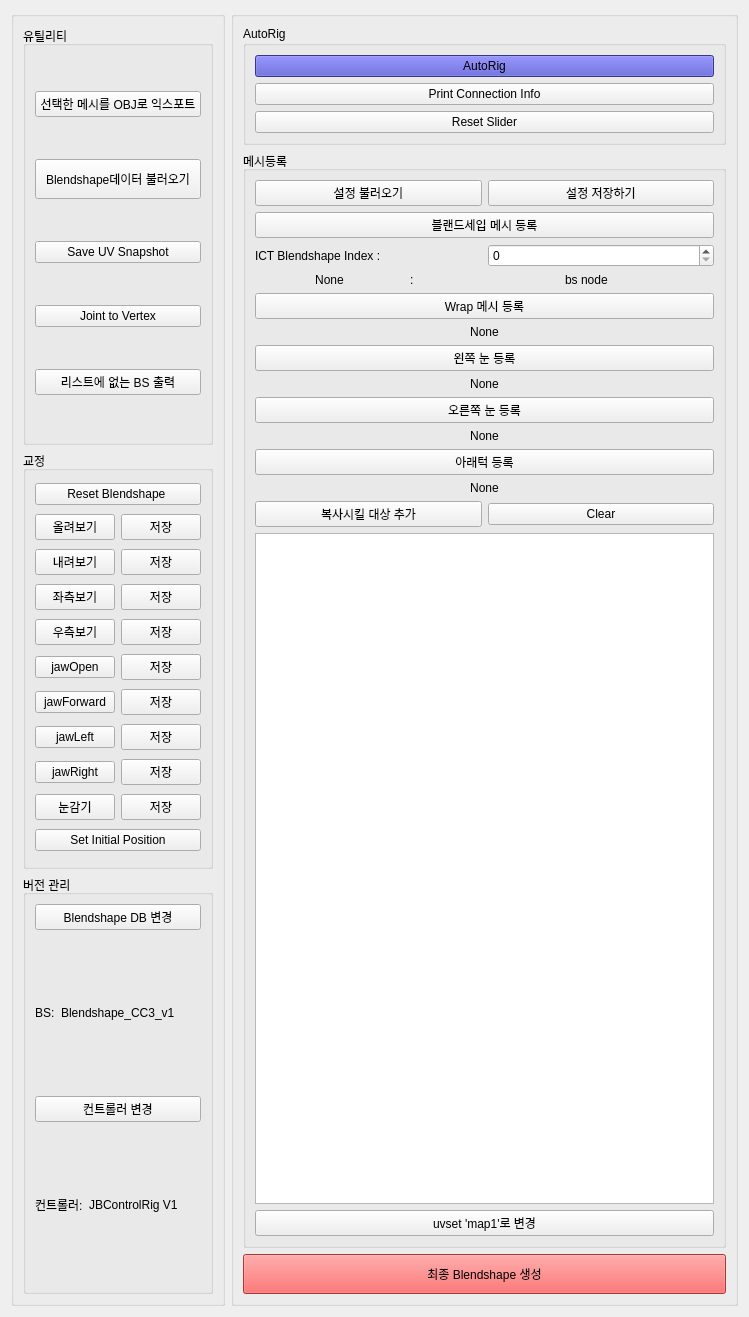
<?xml version="1.0" encoding="UTF-8"?>
<ui version="4.0">
 <class>Form</class>
 <widget class="QWidget" name="Form">
  <property name="geometry">
   <rect>
    <x>0</x>
    <y>0</y>
    <width>749</width>
    <height>1317</height>
   </rect>
  </property>
  <property name="windowTitle">
   <string>Form</string>
  </property>
  <layout class="QHBoxLayout" name="horizontalLayout">
   <item>
    <widget class="QGroupBox" name="groupBox">
     <property name="title">
      <string/>
     </property>
     <layout class="QVBoxLayout" name="verticalLayout_3">
      <item>
       <widget class="QGroupBox" name="groupBox_7">
        <property name="title">
         <string>유틸리티</string>
        </property>
        <layout class="QVBoxLayout" name="verticalLayout_7">
         <item>
          <widget class="QPushButton" name="pushButton_objExport">
           <property name="text">
            <string>선택한 메시를 OBJ로 익스포트</string>
           </property>
          </widget>
         </item>
         <item>
          <widget class="QPushButton" name="pushButton_addblendshape">
           <property name="minimumSize">
            <size>
             <width>0</width>
             <height>40</height>
            </size>
           </property>
           <property name="text">
            <string>Blendshape데이터 불러오기</string>
           </property>
          </widget>
         </item>
         <item>
          <widget class="QPushButton" name="pushButton_uv_snapshot">
           <property name="toolTip">
            <string comment="현재 마야파일이 저장된 폴더에 UV.TGA로 저장됩니다." extracomment="현재 마야파일이 저장된 폴더에 UV.TGA로 저장됩니다."/>
           </property>
           <property name="text">
            <string>Save UV Snapshot</string>
           </property>
          </widget>
         </item>
         <item>
          <widget class="QPushButton" name="pushButton_jointToVertext">
           <property name="text">
            <string>Joint to Vertex</string>
           </property>
          </widget>
         </item>
         <item>
          <widget class="QPushButton" name="pushButton_print_bslist">
           <property name="text">
            <string>리스트에 없는 BS 출력</string>
           </property>
          </widget>
         </item>
        </layout>
       </widget>
      </item>
      <item>
       <widget class="QGroupBox" name="groupBox_2">
        <property name="title">
         <string>교정</string>
        </property>
        <layout class="QVBoxLayout" name="verticalLayout_2">
         <item>
          <widget class="QPushButton" name="pushButton_allResetBS">
           <property name="text">
            <string>Reset Blendshape </string>
           </property>
          </widget>
         </item>
         <item>
          <layout class="QHBoxLayout" name="horizontalLayout_6">
           <item>
            <widget class="QPushButton" name="pushButton_eyeUp">
             <property name="text">
              <string>올려보기</string>
             </property>
            </widget>
           </item>
           <item>
            <widget class="QPushButton" name="pushButton_eyeUpSave">
             <property name="text">
              <string>저장</string>
             </property>
            </widget>
           </item>
          </layout>
         </item>
         <item>
          <layout class="QHBoxLayout" name="horizontalLayout_7">
           <item>
            <widget class="QPushButton" name="pushButton_eyeDown">
             <property name="text">
              <string>내려보기</string>
             </property>
            </widget>
           </item>
           <item>
            <widget class="QPushButton" name="pushButton_eyeDownSave">
             <property name="text">
              <string>저장</string>
             </property>
            </widget>
           </item>
          </layout>
         </item>
         <item>
          <layout class="QHBoxLayout" name="horizontalLayout_8">
           <item>
            <widget class="QPushButton" name="pushButton_eyeLeft">
             <property name="text">
              <string>좌측보기</string>
             </property>
            </widget>
           </item>
           <item>
            <widget class="QPushButton" name="pushButton_eyeLeftSave">
             <property name="text">
              <string>저장</string>
             </property>
            </widget>
           </item>
          </layout>
         </item>
         <item>
          <layout class="QHBoxLayout" name="horizontalLayout_9">
           <item>
            <widget class="QPushButton" name="pushButton_eyeRight">
             <property name="text">
              <string>우측보기</string>
             </property>
            </widget>
           </item>
           <item>
            <widget class="QPushButton" name="pushButton_eyeRightSave">
             <property name="text">
              <string>저장</string>
             </property>
            </widget>
           </item>
          </layout>
         </item>
         <item>
          <layout class="QHBoxLayout" name="horizontalLayout_2">
           <item>
            <widget class="QPushButton" name="pushButton_jawOpen">
             <property name="text">
              <string>jawOpen</string>
             </property>
            </widget>
           </item>
           <item>
            <widget class="QPushButton" name="pushButton_jawOpenSave">
             <property name="text">
              <string>저장</string>
             </property>
            </widget>
           </item>
          </layout>
         </item>
         <item>
          <layout class="QHBoxLayout" name="horizontalLayout_3">
           <item>
            <widget class="QPushButton" name="pushButton_jawForward">
             <property name="text">
              <string>jawForward</string>
             </property>
            </widget>
           </item>
           <item>
            <widget class="QPushButton" name="pushButton_jawForwardSave">
             <property name="text">
              <string>저장</string>
             </property>
            </widget>
           </item>
          </layout>
         </item>
         <item>
          <layout class="QHBoxLayout" name="horizontalLayout_4">
           <item>
            <widget class="QPushButton" name="pushButton_jawLeft">
             <property name="text">
              <string>jawLeft</string>
             </property>
            </widget>
           </item>
           <item>
            <widget class="QPushButton" name="pushButton_jawLeftSave">
             <property name="text">
              <string>저장</string>
             </property>
            </widget>
           </item>
          </layout>
         </item>
         <item>
          <layout class="QHBoxLayout" name="horizontalLayout_5">
           <item>
            <widget class="QPushButton" name="pushButton_jawRight">
             <property name="text">
              <string>jawRight</string>
             </property>
            </widget>
           </item>
           <item>
            <widget class="QPushButton" name="pushButton_jawRightSave">
             <property name="text">
              <string>저장</string>
             </property>
            </widget>
           </item>
          </layout>
         </item>
         <item>
          <layout class="QHBoxLayout" name="horizontalLayout_16">
           <item>
            <widget class="QPushButton" name="pushButton_closeEye">
             <property name="text">
              <string>눈감기</string>
             </property>
            </widget>
           </item>
           <item>
            <widget class="QPushButton" name="pushButton_closeEyeSave">
             <property name="text">
              <string>저장</string>
             </property>
            </widget>
           </item>
          </layout>
         </item>
         <item>
          <widget class="QPushButton" name="pushButton_saveDefaultPos">
           <property name="text">
            <string>Set Initial Position</string>
           </property>
          </widget>
         </item>
        </layout>
       </widget>
      </item>
      <item>
       <widget class="QGroupBox" name="groupBox_6">
        <property name="title">
         <string>버전 관리</string>
        </property>
        <layout class="QVBoxLayout" name="verticalLayout_6">
         <item>
          <widget class="QPushButton" name="pushButton">
           <property name="text">
            <string>Blendshape DB 변경</string>
           </property>
          </widget>
         </item>
         <item>
          <layout class="QHBoxLayout" name="horizontalLayout_11">
           <item>
            <widget class="QLabel" name="label_8">
             <property name="sizePolicy">
              <sizepolicy hsizetype="Fixed" vsizetype="Preferred">
               <horstretch>0</horstretch>
               <verstretch>0</verstretch>
              </sizepolicy>
             </property>
             <property name="text">
              <string>BS:</string>
             </property>
            </widget>
           </item>
           <item>
            <widget class="QLabel" name="label_bs_version">
             <property name="sizePolicy">
              <sizepolicy hsizetype="Minimum" vsizetype="Preferred">
               <horstretch>0</horstretch>
               <verstretch>0</verstretch>
              </sizepolicy>
             </property>
             <property name="text">
              <string>Blendshape_CC3_v1</string>
             </property>
            </widget>
           </item>
          </layout>
         </item>
         <item>
          <widget class="QPushButton" name="pushButton_2">
           <property name="text">
            <string>컨트롤러 변경</string>
           </property>
          </widget>
         </item>
         <item>
          <layout class="QHBoxLayout" name="horizontalLayout_10">
           <item>
            <widget class="QLabel" name="label_3">
             <property name="sizePolicy">
              <sizepolicy hsizetype="Fixed" vsizetype="Preferred">
               <horstretch>0</horstretch>
               <verstretch>0</verstretch>
              </sizepolicy>
             </property>
             <property name="text">
              <string>컨트롤러:</string>
             </property>
            </widget>
           </item>
           <item>
            <widget class="QLabel" name="label_7">
             <property name="text">
              <string>JBControlRig V1</string>
             </property>
            </widget>
           </item>
          </layout>
         </item>
        </layout>
       </widget>
      </item>
     </layout>
    </widget>
   </item>
   <item>
    <widget class="QGroupBox" name="groupBox_3">
     <property name="title">
      <string/>
     </property>
     <layout class="QVBoxLayout" name="verticalLayout_4">
      <item>
       <widget class="QGroupBox" name="groupBox_4">
        <property name="title">
         <string>AutoRig</string>
        </property>
        <layout class="QVBoxLayout" name="verticalLayout">
         <item>
          <widget class="QPushButton" name="pushButton_autorig">
           <property name="styleSheet">
            <string notr="true">background-color: rgb(75,75, 200);</string>
           </property>
           <property name="text">
            <string>AutoRig</string>
           </property>
          </widget>
         </item>
         <item>
          <widget class="QPushButton" name="pushButton_printConnectionInfo">
           <property name="text">
            <string>Print Connection Info</string>
           </property>
          </widget>
         </item>
         <item>
          <widget class="QPushButton" name="pushButton_reset">
           <property name="text">
            <string>Reset Slider</string>
           </property>
          </widget>
         </item>
        </layout>
       </widget>
      </item>
      <item>
       <widget class="QGroupBox" name="groupBox_5">
        <property name="title">
         <string>메시등록</string>
        </property>
        <layout class="QVBoxLayout" name="verticalLayout_5">
         <item>
          <layout class="QHBoxLayout" name="horizontalLayout_12">
           <item>
            <widget class="QPushButton" name="pushButton_setLoad">
             <property name="text">
              <string>설정 불러오기</string>
             </property>
            </widget>
           </item>
           <item>
            <widget class="QPushButton" name="pushButton_setSave">
             <property name="text">
              <string>설정 저장하기</string>
             </property>
            </widget>
           </item>
          </layout>
         </item>
         <item>
          <widget class="QPushButton" name="pushButton_add_bsmesh">
           <property name="text">
            <string>블랜드세입 메시 등록</string>
           </property>
          </widget>
         </item>
         <item>
          <layout class="QHBoxLayout" name="horizontalLayout_13">
           <item>
            <widget class="QLabel" name="label">
             <property name="text">
              <string>ICT Blendshape Index : </string>
             </property>
            </widget>
           </item>
           <item>
            <widget class="QSpinBox" name="spinBox_bs_index">
             <property name="focusPolicy">
              <enum>Qt::NoFocus</enum>
             </property>
            </widget>
           </item>
          </layout>
         </item>
         <item>
          <layout class="QHBoxLayout" name="horizontalLayout_14">
           <item>
            <widget class="QLabel" name="label_blendshapemesh">
             <property name="text">
              <string>None</string>
             </property>
             <property name="alignment">
              <set>Qt::AlignCenter</set>
             </property>
            </widget>
           </item>
           <item>
            <widget class="QLabel" name="label_2">
             <property name="text">
              <string>:</string>
             </property>
            </widget>
           </item>
           <item>
            <widget class="QLabel" name="label_bsNode">
             <property name="text">
              <string>bs node</string>
             </property>
            </widget>
           </item>
          </layout>
         </item>
         <item>
          <widget class="QPushButton" name="pushButton_add_WrapMesh">
           <property name="text">
            <string>Wrap 메시 등록</string>
           </property>
          </widget>
         </item>
         <item>
          <widget class="QLabel" name="label_wrapmesh">
           <property name="text">
            <string>None</string>
           </property>
           <property name="alignment">
            <set>Qt::AlignCenter</set>
           </property>
          </widget>
         </item>
         <item>
          <widget class="QPushButton" name="pushButton_add_eyeL_mesh">
           <property name="text">
            <string>왼쪽 눈 등록</string>
           </property>
          </widget>
         </item>
         <item>
          <widget class="QLabel" name="label_eyeLmesh">
           <property name="text">
            <string>None</string>
           </property>
           <property name="alignment">
            <set>Qt::AlignCenter</set>
           </property>
          </widget>
         </item>
         <item>
          <widget class="QPushButton" name="pushButton_add_eyeR_mesh">
           <property name="text">
            <string>오른쪽 눈 등록</string>
           </property>
          </widget>
         </item>
         <item>
          <widget class="QLabel" name="label_eyeRmesh">
           <property name="text">
            <string>None</string>
           </property>
           <property name="alignment">
            <set>Qt::AlignCenter</set>
           </property>
          </widget>
         </item>
         <item>
          <widget class="QPushButton" name="pushButton_add_jaw_mesh">
           <property name="text">
            <string>아래턱 등록</string>
           </property>
          </widget>
         </item>
         <item>
          <widget class="QLabel" name="label_jawmesh">
           <property name="text">
            <string>None</string>
           </property>
           <property name="alignment">
            <set>Qt::AlignCenter</set>
           </property>
          </widget>
         </item>
         <item>
          <layout class="QHBoxLayout" name="horizontalLayout_15">
           <item>
            <widget class="QPushButton" name="pushButton_addExtraMesh">
             <property name="text">
              <string>복사시킬 대상 추가</string>
             </property>
            </widget>
           </item>
           <item>
            <widget class="QPushButton" name="pushButton_clearExtramesh">
             <property name="text">
              <string>Clear</string>
             </property>
            </widget>
           </item>
          </layout>
         </item>
         <item>
          <widget class="QListWidget" name="listWidget"/>
         </item>
         <item>
          <widget class="QPushButton" name="pushButton_uvsetMap1">
           <property name="text">
            <string>uvset 'map1'로 변경</string>
           </property>
          </widget>
         </item>
        </layout>
       </widget>
      </item>
      <item>
       <widget class="QPushButton" name="pushButton_bsCopy">
        <property name="minimumSize">
         <size>
          <width>0</width>
          <height>40</height>
         </size>
        </property>
        <property name="styleSheet">
         <string notr="true">background-color: rgb(238,75, 75);</string>
        </property>
        <property name="text">
         <string>최종 Blendshape 생성</string>
        </property>
       </widget>
      </item>
     </layout>
    </widget>
   </item>
  </layout>
 </widget>
 <resources/>
 <connections/>
</ui>
